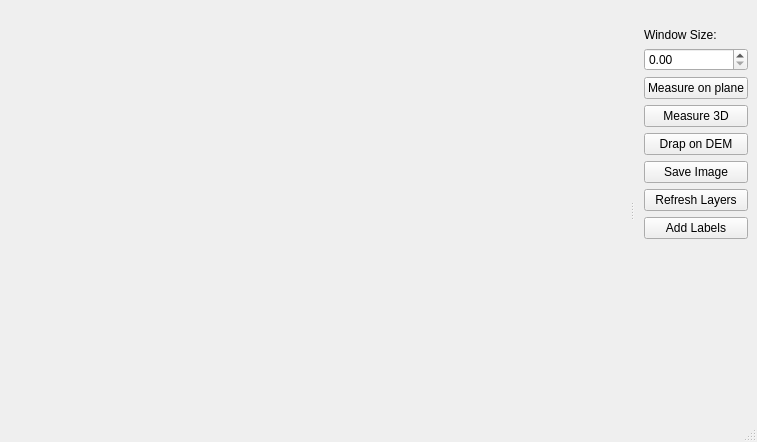
<?xml version="1.0" encoding="UTF-8"?>
<ui version="4.0">
 <class>Monoplotter</class>
 <widget class="QMainWindow" name="Monoplotter">
  <property name="geometry">
   <rect>
    <x>0</x>
    <y>0</y>
    <width>757</width>
    <height>442</height>
   </rect>
  </property>
  <property name="sizePolicy">
   <sizepolicy hsizetype="Fixed" vsizetype="Fixed">
    <horstretch>0</horstretch>
    <verstretch>0</verstretch>
   </sizepolicy>
  </property>
  <property name="windowTitle">
   <string>MainWindow</string>
  </property>
  <property name="animated">
   <bool>false</bool>
  </property>
  <property name="dockOptions">
   <set>QMainWindow::AllowTabbedDocks</set>
  </property>
  <property name="unifiedTitleAndToolBarOnMac">
   <bool>false</bool>
  </property>
  <widget class="QWidget" name="centralwidget"/>
  <widget class="QMenuBar" name="menubar">
   <property name="geometry">
    <rect>
     <x>0</x>
     <y>0</y>
     <width>757</width>
     <height>21</height>
    </rect>
   </property>
  </widget>
  <widget class="QStatusBar" name="statusbar"/>
  <widget class="QDockWidget" name="dockWidget">
   <property name="sizePolicy">
    <sizepolicy hsizetype="Fixed" vsizetype="Fixed">
     <horstretch>0</horstretch>
     <verstretch>0</verstretch>
    </sizepolicy>
   </property>
   <property name="features">
    <set>QDockWidget::NoDockWidgetFeatures</set>
   </property>
   <attribute name="dockWidgetArea">
    <number>2</number>
   </attribute>
   <widget class="QWidget" name="dockWidgetContents">
    <layout class="QVBoxLayout" name="verticalLayout">
     <item>
      <widget class="QLabel" name="label">
       <property name="enabled">
        <bool>true</bool>
       </property>
       <property name="sizePolicy">
        <sizepolicy hsizetype="Minimum" vsizetype="Minimum">
         <horstretch>0</horstretch>
         <verstretch>0</verstretch>
        </sizepolicy>
       </property>
       <property name="text">
        <string>Window Size:</string>
       </property>
      </widget>
     </item>
     <item>
      <widget class="QDoubleSpinBox" name="doubleSpinBox"/>
     </item>
     <item>
      <widget class="QPushButton" name="measureButton">
       <property name="text">
        <string>Measure on plane</string>
       </property>
      </widget>
     </item>
     <item>
      <widget class="QPushButton" name="pushButton_3">
       <property name="text">
        <string>Measure 3D</string>
       </property>
      </widget>
     </item>
     <item>
      <widget class="QPushButton" name="pushButton">
       <property name="text">
        <string>Drap on DEM</string>
       </property>
      </widget>
     </item>
     <item>
      <widget class="QPushButton" name="saveButton">
       <property name="text">
        <string>Save Image</string>
       </property>
      </widget>
     </item>
     <item>
      <widget class="QPushButton" name="refreshButton">
       <property name="text">
        <string>Refresh Layers</string>
       </property>
      </widget>
     </item>
     <item>
      <widget class="QPushButton" name="pushButton_2">
       <property name="text">
        <string>Add Labels</string>
       </property>
      </widget>
     </item>
     <item>
      <spacer name="verticalSpacer">
       <property name="orientation">
        <enum>Qt::Vertical</enum>
       </property>
       <property name="sizeHint" stdset="0">
        <size>
         <width>20</width>
         <height>40</height>
        </size>
       </property>
      </spacer>
     </item>
    </layout>
   </widget>
  </widget>
 </widget>
 <resources/>
 <connections/>
</ui>
